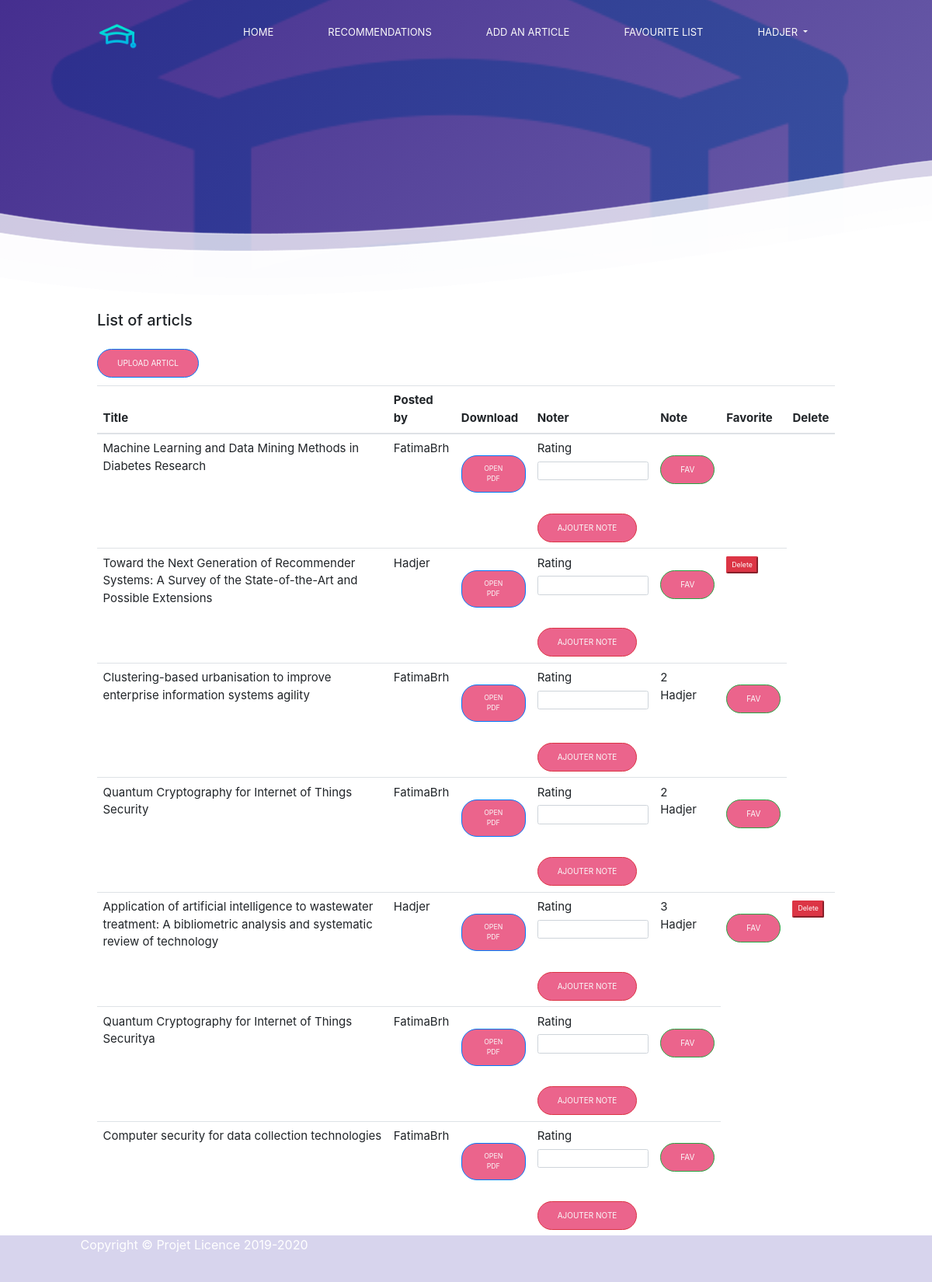
Page /articl/listarticl/ (signed in) on the committed database.
### articl/models.py (models this page shows, shortened)
class ArticlPub(models.Model):
    ArticlTYPE=(
      ('1','Research Article'),
      ('2','Research Paper'),
      ('3','Review Paper'),
      ('4','Review Article'),
      ('5','Peer-Reviewed Articles'),
    )
    DOMAINE=(
        ('1','Computer Hardware'),
        ('2','Computer Networking'),
        ('3','Computer Software'),
        ('4','Cloud computing'),
        ('5','Cyber Security and Ethical Hacking'),
        ('6','Data Science and Data Analysis'),
        ('7','Programming Language'),
        ('8','Artificial intelligence'),
        ('9','Operating system'),
        ('10','Web Development'),
        ('11','Web Designing'),
        ('12','Graphics design'),
        ('13','Network Analytics and testing'),
        ('14','Robotics'),
        ('15','others field'),
        )
    user = models.ForeignKey(settings.AUTH_USER_MODEL, on_delete=models.CASCADE)
    titre=models.CharField(max_length=500)
    resumé=models.CharField(max_length=2000, blank=True)
    keywords=models.CharField(max_length=500, blank=True)
    maison_ed=models.CharField(max_length=500,blank=True)
    typeArticl=models.CharField(max_length=100,blank=False,choices=ArticlTYPE)
    path=models.FileField(blank=True,null=True,upload_to='chapter/%Y/')
    auteurEcrit = models.ManyToManyField(Profile, blank=True, null=True)
    favourite = models.ManyToManyField(User,related_name='favourite', blank=True)
    timestamp = models.DateField(auto_now=False, auto_now_add=True)
    domaineArt=models.CharField(max_length=100,choices=DOMAINE,blank=False,default='Computer Software ')

class Note(models.Model):
    note = models.IntegerField(default=0)
    date = models.DateTimeField(auto_now_add=True, null=True)
    articl = models.ForeignKey(ArticlPub, on_delete=models.CASCADE)
    user = models.ForeignKey(settings.AUTH_USER_MODEL, on_delete=models.CASCADE)

### articl/views.py (the view)
# urls.py: path('listarticl/',views.listArticl,name='listArticl'),
@login_required
def listArticl(request):
    artPubs=ArticlPub.objects.all().order_by("-timestamp")
    notes=Note.objects.all()
    context = {'artPubs':artPubs,'notes':notes}
    return render(request,"ListArticl.html",context)

### articl/templates/ListArticl.html (shortened to what this page needs)
{%  extends 'base.html' %}
{% load static %}
{%  block content %}
<h2>List of articls</h2>
    <p>
      <a href="{% url 'articl:postarticl' %}" class="btn btn-primary">Upload Articl</a>
    </p>
  <table class="table mb-0">
    <thead>
      <tr>
        <th>Title</th>
        <th>Posted by</th>
        <th>Download</th>
        <th>Noter</th>
        <th>Note</th>
        <th>Favorite</th>
        <th>Delete</th>
      </tr>
    </thead>
    <tbody>
      {% for artPub in artPubs %}
        <tr>
            <td>{{artPub.titre}} </td>
            <td>{{artPub.user}} </td>
            <td><a href="{{artPub.path.url}}" class="btn btn-primary btn-sm" target="_blank"> Open pdf </a>
            </td>
            <td>
              <form action=" {% url 'articl:ajouter_note' artPub.pk %} "  method="POST" >
                <label for="note">Rating</label>
                <input type="text" name="note" class="form-control" >
                <br>
                <input type="submit" class="btn btn-danger" value="ajouter note" >
              </form>
            </td>
              {%for note in notes%}
                {% if note.user == request.user %}
                  {%if artPub.pk == note.articl.pk %}
                    <td>{{note.note}} <br> {{note.user}}</td>
                  {%endif%}
                {%endif%}
              {% endfor %}
              <td>
                <a href=" {% url 'articl:favourite'  pk=artPub.pk  %} ">
                  <button type="button" class="btn btn-success">fav</button>
                </a>
              </td>
            {% if artPub.user == request.user %}
              <td>
                <form method="POST" action="{% url 'articl:delele_Articl' pk=artPub.pk  %} ">
                  <button type="submit" class="btn-danger btn-sm">Delete </button>
                </form>
              </td>
            {% endif %}
        </tr>
      {% endfor %}
    </tbody>
  </table>
{% endblock %}

### templates/base.html (shortened to what this page needs)
{% load static %}
<!doctype html>
<html lang="en">
<head>
    <link rel="stylesheet" href="https://stackpath.bootstrapcdn.com/bootstrap/4.3.1/css/bootstrap.min.css">
    <link rel="stylesheet" href="https://cdn.jsdelivr.net/npm/bootstrap-select@1.13.14/dist/css/bootstrap-select.min.css">
    <link href="https://unpkg.com/ionicons@4.5.10-0/dist/css/ionicons.min.css" rel="stylesheet">
    <link rel="stylesheet" type="text/css" href="{% static 'css/styles.css' %}"  >
</head>
<body>
    {% if user.is_authenticated %}
    <header>
        <div class="container">
            <nav>
                    <div class="nav-brand">
                        <a href="{%  url 'home:home'  %}">
                            <img src="{% static 'image/logo.png' %}" alt="" >
                        </a>
                    </div>
                    <ul class="nav-list">
                            <li class="nav-item">
                                <a class="nav-link" href="{%  url 'home:home'  %}">Home</a>
                            </li>
                            <li class="nav-item">
                                <a class="nav-link" href="{%  url 'articl:recommandation'  %}">RECOMMENDATIONS</a>
                            </li>
                            <li class="nav-item">
                                <a class="nav-link" href="{%  url 'articl:postarticl'  %}"> Add an article </a>
                            </li>
                            <li class="nav-item">
                                <a class="nav-link" href="{%  url 'articl:favourite_list'  %}"> Favourite list</a>
                            </li>
                            <li class="nav-item dropdown">
                                <a class="nav-link dropdown-toggle" href="#" id="navbarDropdown" role="button" data-toggle="dropdown" aria-haspopup="true" aria-expanded="false">
                                  {{user.username}}
                                </a>
                              </li>
                    </ul>
            </nav>
        </div>
    </header>
    <section class="hero">
    </section>
   {% endif %}
    <section class="experience">
        <div class="container">
            {% block content %}
            {% endblock %}
         </div>
    </section>
    <div class="footer ">
        <div class="footer-content">
            <p >Copyright &copy; Projet Licence 2019-2020</p>
        </div>
    </div>
</body>
</html>

### static/css/styles.css (style rules this page uses)
*, *::before, *::after { margin: 0; padding: 0; box-sizing: inherit; }
html { font-family: 'Nunito', sans-serif; font-size: 10px; box-sizing: border-box; }
a { text-decoration: none; font-size: 1.5rem; }
ul { list-style: none; }
p { width:500px; font-size: 1.6rem; }
img { width: 150%; height: auto; }
section { padding: 5rem 0; font-size: 1.5rem; }
.footer { background:#d7d4ed; position:relative; left: 0; bottom: 0; width: 100%; color: white; text-align: center; height:60px; }
header { width: 100%; height: 5rem; position:absolute; top:0; left:0; z-index: 1; }
.container { height:100%; width: 100%; max-width: 98rem; margin: 0 auto; padding: 0 1.5rem; font-size: 1.5rem; }
nav { width: 100%; display: flex; align-self: center; justify-content: space-between; padding: 2rem 0; }
.nav-brand { width: 2rem; }
.nav-list { width: 25rem; height: 100vh; background-color: #d7d4ed; position: fixed; top: 0; right: -26rem ; display: flex; flex-direction: column; align-items: center; justify-content: center; z-index: 1500; transition: all 650ms ease-in-out; }
.nav-item { margin: 1.5rem 0; }
.nav-link { font-size:1.6rem ; text-transform: uppercase; color: rgba(0, 0, 0, .7); }
.hero { width: 100%; height: 45vh; background:linear-gradient(135deg,rgba(49, 24, 131, 0.9),rgba(72,56, 149, 0.8) 100%), url( '../image/logo.png') center no-repeat ; background-size:cover ; position: relative; }
.hero::before { content: ""; position: absolute; left: 0; bottom:0 ; width: 100%; height: 4.7rem; background: url('../image/wave-small.png')center no-repeat; background-size: cover; }
.btn { background-color: #eb648c; border-radius: 2rem; color: #fafafa; display: inline-block; margin-top:2rem ; padding: 1rem 2.5rem; text-transform: uppercase; transition: background-color 650ms; }
.experience { padding: 0; }
@media screen and (min-width:470px) { .hero::before { height: 9.4rem; background: url("../image/wave-medium.png"); background-size: cover; } }
@media screen and (min-width:700px) { header { height: 8rem; } }
@media screen and (min-width:700px) { .nav-brand { width: 3.5rem; } }
@media screen and (min-width:700px) { .nav-list { width: initial; height: initial; background-color: transparent; position: initial; top: initial; right: initial; display: flex; flex-direction: row; transition: initial; } }
@media screen and (min-width:700px) { .nav-item { margin: 0 2.5rem; } }
@media screen and (min-width:700px) { .nav-link, .current { color: #fafafa; position: relative; font-size: 1.3rem; } }
@media screen and (min-width:700px) { .nav-link::before, .current::before { content: ""; position: absolute; left: 0; bottom: -.5rem; background-color: #eb648c; width: 100%; height: 2px; transform: scaleX(0); transform-origin: left; transform: tranform 650ms; } }
@media screen and (min-width:900px) { .hero::before { height: 22.7rem; background: url("../image/wave-large.png"); background-size: cover; } }
@media screen and (min-width:1200px) { .hero { height: 50vh; } }

### rows in the picture
ArticlPub: titre "Machine Learning and Data Mining Methods in Diabetes Research", user "FatimaBrh"
ArticlPub: titre "Toward the Next Generation of Recommender Systems: A Survey of the State-of-the-Art and Possible Extensions", user "Hadjer", shows "Delete"
ArticlPub: titre "Clustering-based urbanisation to improve enterprise information systems agility", user "FatimaBrh"
Note: note "2", user "Hadjer"
ArticlPub: titre "Quantum Cryptography for Internet of Things Security", user "FatimaBrh"
Note: note "2", user "Hadjer"
ArticlPub: titre "Application of artificial intelligence to wastewater treatment: A bibliometric analysis and systematic review of technology", user "Hadjer", shows "Delete"
Note: note "3", user "Hadjer"
ArticlPub: titre "Quantum Cryptography for Internet of Things Securitya", user "FatimaBrh"
ArticlPub: titre "Computer security for data collection technologies", user "FatimaBrh"

### other values in the picture
{{ user.username }} "HADJER"
